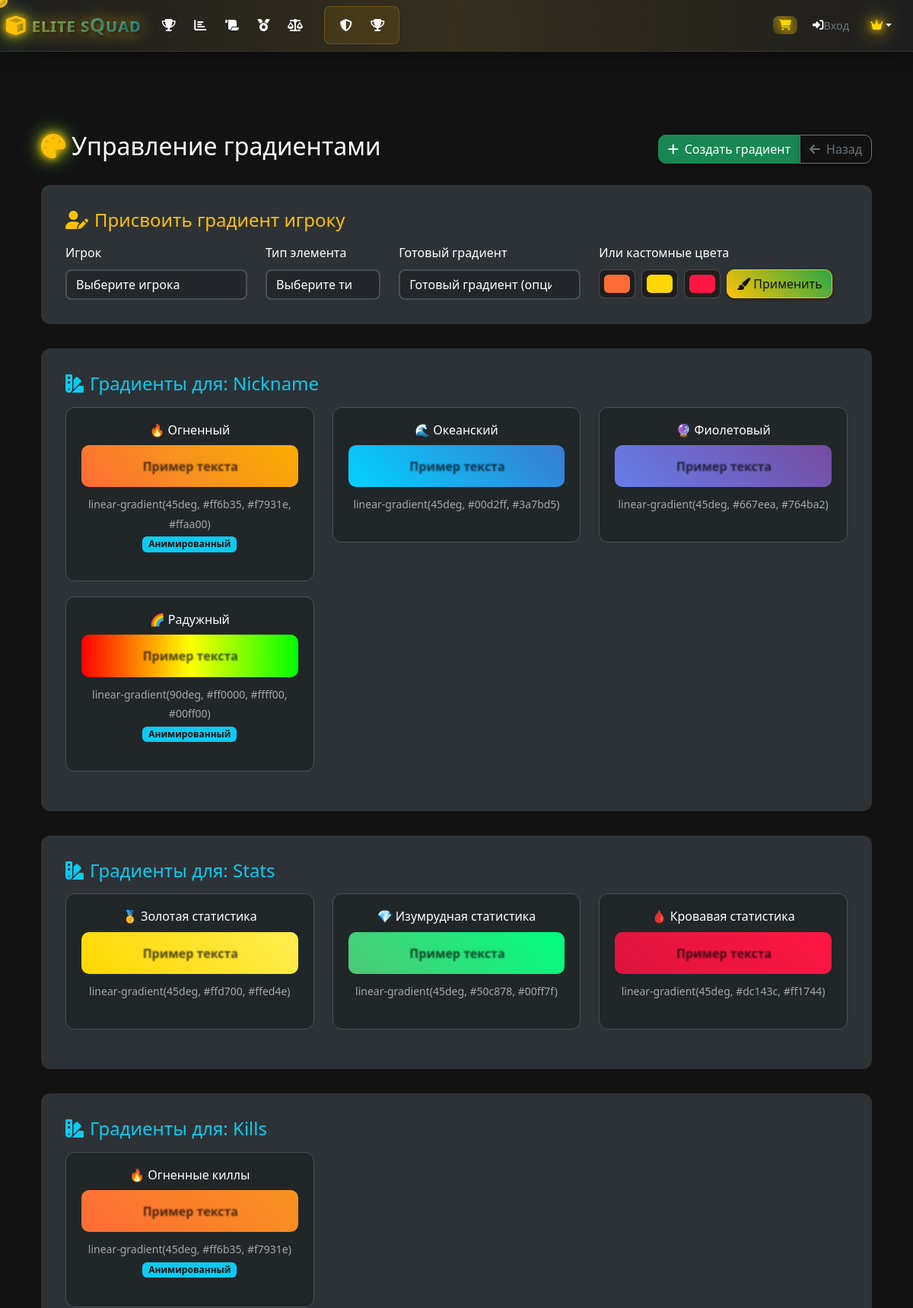
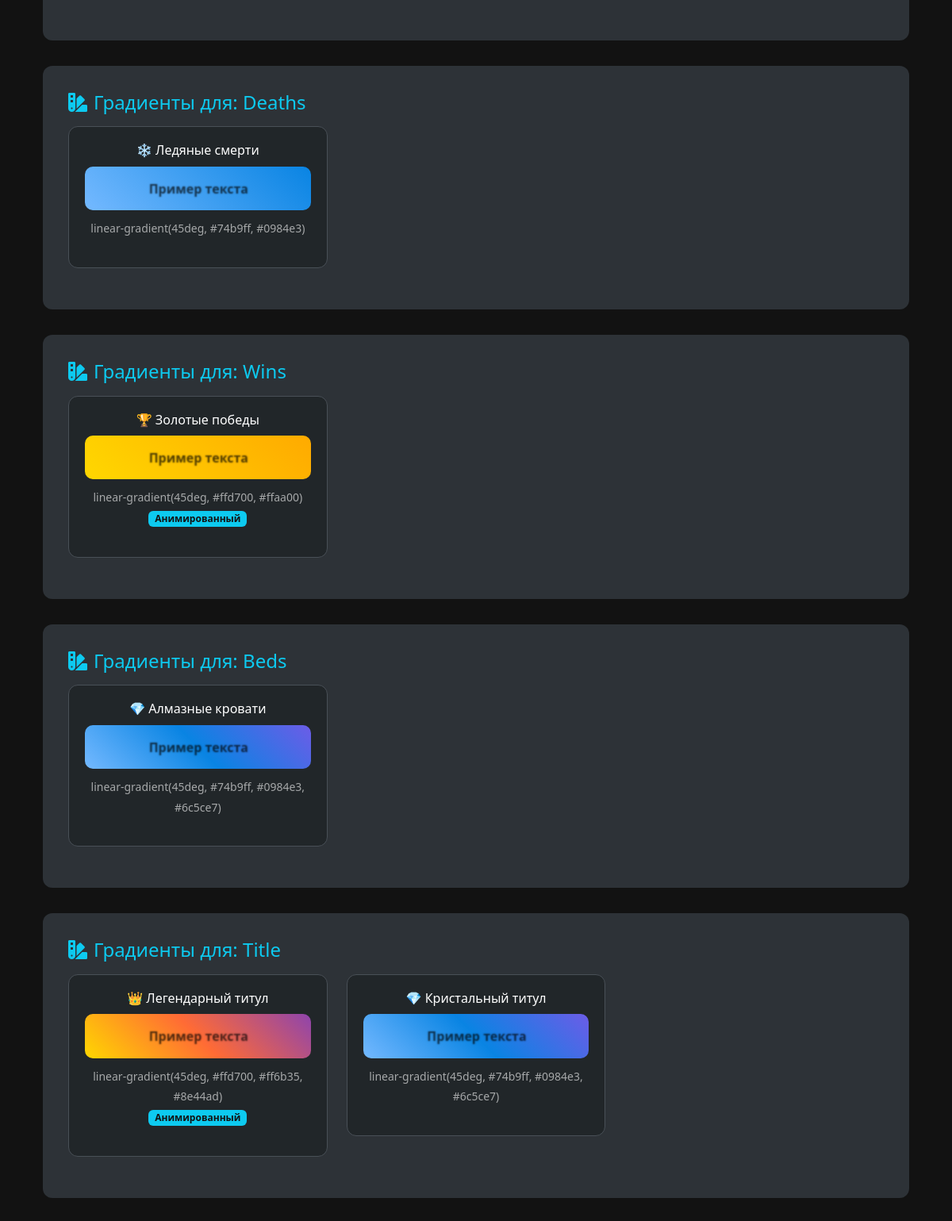
Page /admin/gradients (signed in, upper part) on the committed database (2 pictures, top to bottom).
### models.py (models this page shows, shortened)
class GradientTheme(db.Model):
    id = db.Column(db.Integer, primary_key=True)
    name = db.Column(db.String(100), nullable=False, unique=True)
    display_name = db.Column(db.String(100), nullable=False)
    element_type = db.Column(db.String(50), nullable=False)  # nickname, stats, kills, etc.
    color1 = db.Column(db.String(7), nullable=False)  # First gradient color
    color2 = db.Column(db.String(7), nullable=False)  # Second gradient color
    color3 = db.Column(db.String(7), nullable=True)   # Optional third color
    gradient_direction = db.Column(db.String(20), default='45deg')  # Gradient direction
    animation_enabled = db.Column(db.Boolean, default=False)
    is_active = db.Column(db.Boolean, default=True)
    created_at = db.Column(db.DateTime, default=datetime.utcnow)
    @property
    def css_gradient(self):
        if self.color3:
            return f"linear-gradient({self.gradient_direction}, {self.color1}, {self.color2}, {self.color3})"
        return f"linear-gradient({self.gradient_direction}, {self.color1}, {self.color2})"

### routes.py (the view)
@app.route('/admin/gradients')
def admin_gradients():
    if not session.get('is_admin', False):
        flash('Доступ запрещен!', 'error')
        return redirect(url_for('login'))
    if GradientTheme.query.count() == 0:
        GradientTheme.create_default_themes()
    themes = GradientTheme.query.all()
    players = Player.query.all()
    grouped_themes = {}
    for theme in themes:
        if theme.element_type not in grouped_themes:
            grouped_themes[theme.element_type] = []
        grouped_themes[theme.element_type].append(theme)
    return render_template('admin_gradients.html',
                         grouped_themes=grouped_themes,
                         players=players)

### routes.py (called while the page is built)
@app.context_processor
def inject_current_player():
    current_player = None
    player_nickname = session.get('player_nickname')
    if player_nickname:
        current_player = Player.query.filter_by(nickname=player_nickname).first()
    if 'language' not in session:
        session['language'] = 'ru'
    return dict(current_player=current_player, current_language=session.get('language', 'ru'))

### templates/admin_gradients.html (shortened to what this page needs)
{% extends "base.html" %}
{% block content %}
<div class="container-fluid py-4">
    <div class="d-flex justify-content-between align-items-center mb-4">
        <h2 class="page-title">
            <i class="fas fa-palette text-warning me-2 glow-effect"></i>Управление градиентами
        </h2>
        <div class="btn-group">
            <button class="btn btn-success" data-bs-target="#createGradientModal" data-bs-toggle="modal">
                <i class="fas fa-plus me-2"></i>Создать градиент
            </button>
            <a href="{{ url_for('admin') }}" class="btn btn-outline-secondary">
                <i class="fas fa-arrow-left me-2"></i>Назад
            </a>
        </div>
    </div>
    <div class="element-type-section">
        <h4 class="text-warning mb-3">
            <i class="fas fa-user-edit me-2"></i>Присвоить градиент игроку
        </h4>
        <form method="POST" action="{{ url_for('assign_gradient') }}">
            <div class="row">
                <div class="col-md-3">
                    <label class="form-label">Игрок</label>
                    <select name="player_id" class="form-select" required>
                        <option value="">Выберите игрока</option>
                    </select>
                </div>
                <div class="col-md-2">
                    <label class="form-label">Тип элемента</label>
                    <select name="element_type" class="form-select" required>
                        <option value="">Выберите тип</option>
                    </select>
                </div>
                <div class="col-md-3">
                    <label class="form-label">Готовый градиент</label>
                    <select name="gradient_theme_id" class="form-select">
                        <option value="">Готовый градиент (опционально)</option>
                    </select>
                </div>
                <div class="col-md-4">
                    <label class="form-label">Или кастомные цвета</label>
                    <div class="d-flex gap-2">
                        <input type="color" class="form-control form-control-color" name="custom_color1" value="#ff6b35" title="Цвет 1">
                        <input type="color" class="form-control form-control-color" name="custom_color2" value="#ffd700" title="Цвет 2">
                        <input type="color" class="form-control form-control-color" name="custom_color3" value="#ff1744" title="Цвет 3 (опционально)">
                        <button type="submit" class="btn btn-warning">
                            <i class="fas fa-paint-brush me-1"></i>Применить
                        </button>
                    </div>
                </div>
            </div>
        </form>
    </div>
    {% for element_type, themes in grouped_themes.items() %}
    <div class="element-type-section">
        <h4 class="text-info mb-3">
            <i class="fas fa-swatchbook me-2"></i>Градиенты для: {{ element_type|title }}
        </h4>
        <div class="row">
            {% for theme in themes %}
            <div class="col-lg-6 col-xl-4">
                <div class="gradient-card">
                    <div class="text-center mb-3">
                        <h6>{{ theme.display_name }}</h6>
                        <div class="gradient-preview {{ 'gradient-animated' if theme.animation_enabled else '' }}"
                             style="background: {{ theme.css_gradient }};">
                            Пример текста
                        </div>
                        <div class="mt-2">
                            <small class="text-muted">{{ theme.css_gradient }}</small>
                        </div>
                        {% if theme.animation_enabled %}
                        <span class="badge bg-info">Анимированный</span>
                        {% endif %}
                    </div>
                </div>
            </div>
            {% endfor %}
        </div>
    </div>
    {% endfor %}
</div>
{% endblock %}

### templates/admin_gradients.html (style rules this page uses)
.gradient-preview { padding: 15px 25px; border-radius: 10px; color: white; font-weight: bold; text-align: center; margin: 10px 0; position: relative; overflow: hidden; text-shadow: 1px 1px 2px rgba(0,0,0,0.7); }
.gradient-animated { background-size: 300% 300%; animation: gradientShift 3s ease-in-out infinite; }
.gradient-card { background: rgba(33, 37, 41, 0.9); border: 1px solid #495057; border-radius: 12px; padding: 20px; margin-bottom: 20px; transition: transform 0.3s ease; }
.element-type-section { background: rgba(52, 58, 64, 0.8); border-radius: 12px; padding: 2rem; margin-bottom: 2rem; }

### rows in the picture
GradientTheme: element_type "Nickname", display_name "🔥 Огненный", css_gradient "linear-gradient(45deg, #ff6b35, #f7931e, #ffaa00)", animation_enabled "Анимированный"
GradientTheme: display_name "🌊 Океанский", css_gradient "linear-gradient(45deg, #00d2ff, #3a7bd5)"
GradientTheme: display_name "🔮 Фиолетовый", css_gradient "linear-gradient(45deg, #667eea, #764ba2)"
GradientTheme: display_name "🌈 Радужный", css_gradient "linear-gradient(90deg, #ff0000, #ffff00, #00ff00)", animation_enabled "Анимированный"
GradientTheme: element_type "Stats", display_name "🥇 Золотая статистика", css_gradient "linear-gradient(45deg, #ffd700, #ffed4e)"
GradientTheme: display_name "💎 Изумрудная статистика", css_gradient "linear-gradient(45deg, #50c878, #00ff7f)"
GradientTheme: display_name "🩸 Кровавая статистика", css_gradient "linear-gradient(45deg, #dc143c, #ff1744)"
GradientTheme: element_type "Kills", display_name "🔥 Огненные киллы", css_gradient "linear-gradient(45deg, #ff6b35, #f7931e)", animation_enabled "Анимированный"
GradientTheme: element_type "Deaths", display_name "❄️ Ледяные смерти", css_gradient "linear-gradient(45deg, #74b9ff, #0984e3)"
GradientTheme: element_type "Wins", display_name "🏆 Золотые победы", css_gradient "linear-gradient(45deg, #ffd700, #ffaa00)", animation_enabled "Анимированный"
GradientTheme: element_type "Beds", display_name "💎 Алмазные кровати", css_gradient "linear-gradient(45deg, #74b9ff, #0984e3, #6c5ce7)"
GradientTheme: element_type "Title", display_name "👑 Легендарный титул", css_gradient "linear-gradient(45deg, #ffd700, #ff6b35, #8e44ad)", animation_enabled "Анимированный"
GradientTheme: display_name "💎 Кристальный титул", css_gradient "linear-gradient(45deg, #74b9ff, #0984e3, #6c5ce7)"

### other values in the picture
{{ 'login'|t }} "Вход"
